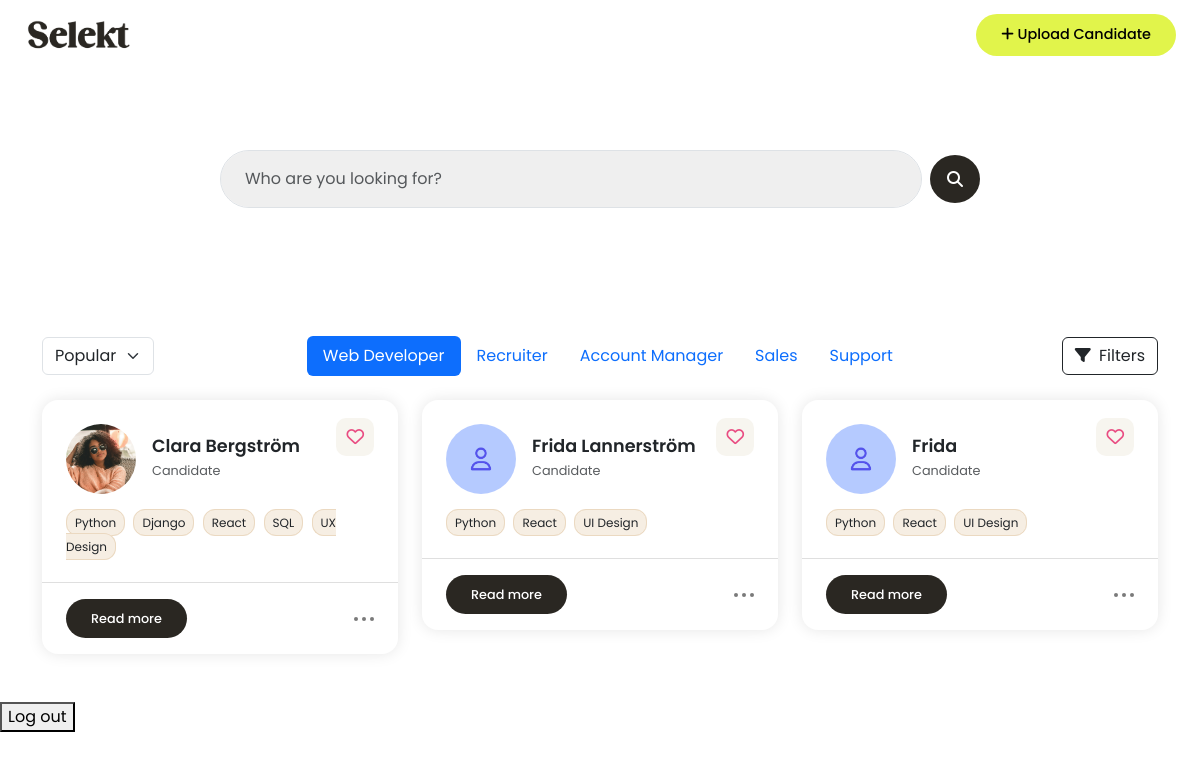
The page /dashboard/ (signed in) on the database its author committed.
### candidates/models.py (models this page shows, shortened)
class Candidate(models.Model):
    user = models.ForeignKey(User, on_delete=models.CASCADE)
    name = models.CharField(max_length=100)
    email = models.EmailField()
    phone_number = models.CharField(max_length=20, blank=True)
    job_title = models.CharField(max_length=100, blank=True)
    profile_summary = models.TextField(blank=True)
    work_experience = models.TextField(blank=True)
    education = models.TextField(blank=True)
    location = models.CharField(max_length=100, blank=True)
    links = models.CharField(max_length=255, blank=True, help_text="e.g. LinkedIn, GitHub URLs")
    profile_image = models.ImageField(upload_to='profile_images/', blank=True, null=True)
    other = models.TextField(blank=True)
    notes = models.TextField(blank=True)
    top_skills = models.CharField(
        max_length=255,
        blank=True,
        help_text="Write top skills separated by commas (e.g. Communication, Leadership, SQL)"
    )
    uploaded_at = models.DateTimeField(auto_now_add=True)

### candidates/views.py (the view)
# urls.py: path('dashboard/', candidate_views.dashboard, name='dashboard'),
@login_required
def dashboard(request):
    candidates = Candidate.objects.filter(user=request.user).order_by('-uploaded_at')[:5]
    for candidate in candidates:
        candidate.skill_list = [skill.strip() for skill in candidate.top_skills.split(',')]
    return render(request, 'dashboard.html', {'candidates': candidates})

### templates/dashboard.html (shortened to what this page needs)
{% extends "base.html" %}
{% load static %}
{% block content %}
<div class="container hero">
    <form class="d-flex align-items-center gap-2 w-100 candidate-search">
      <input type="text" class="form-control px-4 py-3 border-1 shadow-none" placeholder="Who are you looking for?">
      <button class="btn button-base scn-button d-flex justify-content-center align-items-center rounded-circle" type="submit">
        <i class="fas fa-search"></i>
      </button>
    </form>
</div>
<div class="container py-5">
  <div class="d-flex justify-content-between align-items-center mb-4 flex-wrap gap-3">
    <select class="form-select w-auto">
      <option selected>Popular</option>
    </select>
    <ul class="nav nav-pills justify-content-center flex-grow-1">
      <li class="nav-item"><a class="nav-link active" href="#">Web Developer</a></li>
      <li class="nav-item"><a class="nav-link" href="#">Recruiter</a></li>
      <li class="nav-item"><a class="nav-link" href="#">Account Manager</a></li>
      <li class="nav-item"><a class="nav-link" href="#">Sales</a></li>
      <li class="nav-item"><a class="nav-link" href="#">Support</a></li>
    </ul>
    <button class="btn btn-outline-dark">
      <i class="fas fa-filter me-1"></i> Filters
    </button>
  </div>
  {% if candidates %}
  <div class="row g-4">
    {% for candidate in candidates %}
    <div class="col-md-4 col-sm-6">
      <div class="candidate-card bg-white position-relative">
        <div class="position-absolute top-0 end-0 p-4">
          <span class="heart-icon"><i class="fa-regular fa-heart"></i></span>
        </div>
        <div class="px-4 pt-4 pb-2">
          <div class="d-flex align-items-center gap-3 mb-3">
            {% if candidate.profile_image %}
            <img src="{{ candidate.profile_image.url }}" alt="Profile Image" />
        {% else %}
        <img src="{% static 'media/images/user-pic.png' %}" alt="Profile Image" />
          {% endif %}
            <div>
              <h4 class="mb-0">{{ candidate.name }}</h4>
              <small class="text-muted">{{ candidate.title|default:'Candidate' }}</small>
            </div>
          </div>
          <div class="skill-container">
            {% for skill in candidate.skill_list %}
            <span class="skill-badge">{{ skill }}</span>
          {% endfor %}
          </div>
        </div>
        <hr>
        <div class="d-flex justify-content-between align-items-center px-4 pb-3">
          <a href="#" onclick="openCandidateModal({{ candidate.id|escapejs }})" class="btn button-base scn-button read-btn">Read more</a>
          <div class="dot-menu">
            <span class="dot"></span>
            <span class="dot"></span>
            <span class="dot"></span>
          </div>
        </div>
      </div>
    </div>
    {% endfor %}
  </div>
  {% else %}
    <p>No candidates yet.</p>
  {% endif %}
</div>
  <form action="{% url 'logout' %}" method="post">
    <button type="submit">Log out</button>
  </form>
{% endblock %}

### templates/base.html (shortened to what this page needs)
{% load static %}
<!DOCTYPE html>
<html lang="en">
<head>
    <link href="https://cdn.jsdelivr.net/npm/bootstrap@5.3.2/dist/css/bootstrap.min.css" rel="stylesheet">
    <link rel="stylesheet" href="{% static 'css/style.css' %}">
</head>
<body class="logged-in-body">
  <header class="d-flex justify-content-between align-items-center px-4 py-3">
    <a href="{% url 'dashboard' %}" class="text-decoration-none">
      <img src="{% static 'media/images/logo.png' %}" alt="Logo" class="logo-img">
    </a>
    <a href="{% url 'candidate_add' %}" class="btn button-base cta-button">
      <i class="fa-solid fa-plus"></i> Upload Candidate
    </a>
  </header>
              {% block content %}
              {% endblock %}
</body>
</html>

### static/css/style.css (style rules this page uses)
body, .index-body, .auth-body { font-family: 'Poppins', sans-serif; }
h4 { font-size: 1.1rem; font-weight: 600; }
.text-muted { color: grey; font-size: 0.8rem; font-family: 'Poppins', sans-serif; }
.button-base { border-radius: 100px; padding: 10px 25px; font-weight: 500; display: inline-block; text-decoration: none; border: none; font-family: 'Poppins', sans-serif; }
.cta-button { background-color: #E1F44B; color: black; }
.scn-button { background-color: #2A2722; color: white; }
.logged-in-body .cta-button { font-size: 0.9rem; }
header { border-bottom: 0px; height: 70px; }
.logo-img { width: 110px; }
.hero { padding: 80px 20px; text-align: center; max-width: 800px; }
.candidate-card { border-radius: 16px; box-shadow: 0 0 15px rgba(0, 0, 0, 0.1); transition: 0.3s ease; position: relative; }
.candidate-card hr { color: grey; }
.candidate-card img { width: 70px; height: 70px; border-radius: 50%; object-fit: cover; }
.skill-badge { background-color: #F6EEE3; font-size: 0.75rem; padding: 4px 8px; border-radius: 12px; margin-right: 4px; border: 1px solid #EBD9C1; }
.read-btn { font-size: 0.8rem; font-weight: 500; }
.heart-icon { font-size: 1.1rem; color: #E94C82; background: #f7f5ef; padding: 7px 10px; border-radius: 10px; }
.dot-menu { display: flex; gap: 4px; }
.dot { width: 4px; height: 4px; background-color: #7a7a7a; border-radius: 50%; }
.candidate-search input { background-color: #EFEFEF; border-radius: 100px; }
.candidate-search .btn { height: 48px; width: 48px; }

### rows shown on the page
Candidate: profile_image (picture), name "Clara Bergström", title "Candidate", skill_list "Python" "Django" "React" "SQL" "UX Design"
Candidate: name "Frida Lannerström", title "Candidate", skill_list "Python" "React" "UI Design"
Candidate: name "Frida", title "Candidate", skill_list "Python" "React" "UI Design"
